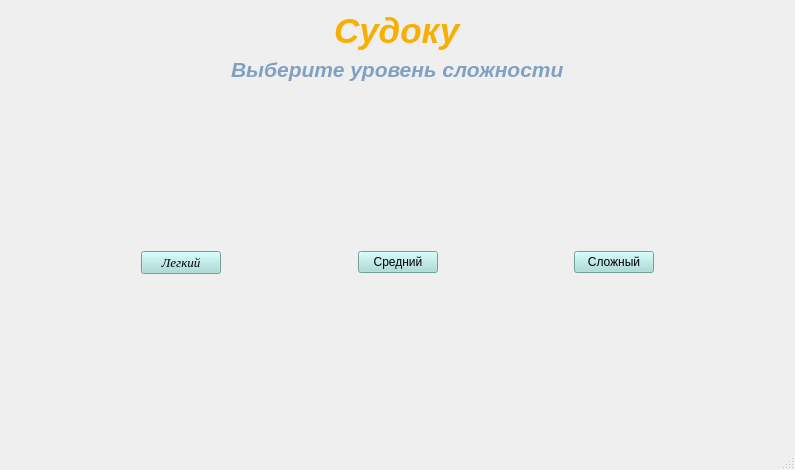
<?xml version="1.0" encoding="UTF-8"?>
<ui version="4.0">
 <class>MySudoku</class>
 <widget class="QMainWindow" name="MySudoku">
  <property name="geometry">
   <rect>
    <x>0</x>
    <y>0</y>
    <width>795</width>
    <height>470</height>
   </rect>
  </property>
  <property name="maximumSize">
   <size>
    <width>795</width>
    <height>470</height>
   </size>
  </property>
  <property name="windowTitle">
   <string>MySudoku</string>
  </property>
  <property name="windowIcon">
   <iconset>
    <normaloff>C:/Users/Татьяна/Downloads/icon.jpg</normaloff>C:/Users/Татьяна/Downloads/icon.jpg</iconset>
  </property>
  <property name="styleSheet">
   <string notr="true">backgrount-color: rgb(183, 255, 138)
</string>
  </property>
  <widget class="QWidget" name="centralWidget">
   <property name="autoFillBackground">
    <bool>false</bool>
   </property>
   <layout class="QGridLayout" name="gridLayout">
    <item row="0" column="0">
     <layout class="QVBoxLayout" name="verticalLayout">
      <item>
       <layout class="QHBoxLayout" name="horizontalLayout">
        <item>
         <spacer name="horizontalSpacer_4">
          <property name="orientation">
           <enum>Qt::Horizontal</enum>
          </property>
          <property name="sizeHint" stdset="0">
           <size>
            <width>40</width>
            <height>20</height>
           </size>
          </property>
         </spacer>
        </item>
        <item>
         <widget class="QLabel" name="label_3">
          <property name="styleSheet">
           <string notr="true">font: 14pt &quot;Times New Roman&quot;;</string>
          </property>
          <property name="text">
           <string>&lt;!DOCTYPE HTML PUBLIC &quot;-//W3C//DTD HTML 4.0//EN&quot; &quot;http://www.w3.org/TR/REC-html40/strict.dtd&quot;&gt;
&lt;html&gt;&lt;head&gt;&lt;meta name=&quot;qrichtext&quot; content=&quot;1&quot; /&gt;&lt;style type=&quot;text/css&quot;&gt;
p, li { white-space: pre-wrap; }
&lt;/style&gt;&lt;/head&gt;&lt;body style=&quot; font-family:'Times New Roman'; font-size:14pt; font-weight:400; font-style:normal;&quot;&gt;
&lt;p style=&quot; margin-top:0px; margin-bottom:0px; margin-left:0px; margin-right:0px; -qt-block-indent:0; text-indent:0px;&quot;&gt;&lt;span style=&quot; font-size:26pt; font-weight:600; font-style:italic; color:#f7af02;&quot;&gt;Судоку&lt;/span&gt;&lt;/p&gt;&lt;/body&gt;&lt;/html&gt;</string>
          </property>
          <property name="textFormat">
           <enum>Qt::AutoText</enum>
          </property>
         </widget>
        </item>
        <item>
         <spacer name="horizontalSpacer_3">
          <property name="orientation">
           <enum>Qt::Horizontal</enum>
          </property>
          <property name="sizeHint" stdset="0">
           <size>
            <width>108</width>
            <height>38</height>
           </size>
          </property>
         </spacer>
        </item>
       </layout>
      </item>
      <item>
       <layout class="QHBoxLayout" name="horizontalLayout_2">
        <item>
         <spacer name="horizontalSpacer">
          <property name="orientation">
           <enum>Qt::Horizontal</enum>
          </property>
          <property name="sizeHint" stdset="0">
           <size>
            <width>40</width>
            <height>20</height>
           </size>
          </property>
         </spacer>
        </item>
        <item>
         <widget class="QLabel" name="label_2">
          <property name="text">
           <string>&lt;!DOCTYPE HTML PUBLIC &quot;-//W3C//DTD HTML 4.0//EN&quot; &quot;http://www.w3.org/TR/REC-html40/strict.dtd&quot;&gt;
&lt;html&gt;&lt;head&gt;&lt;meta name=&quot;qrichtext&quot; content=&quot;1&quot; /&gt;&lt;style type=&quot;text/css&quot;&gt;
p, li { white-space: pre-wrap; }
&lt;/style&gt;&lt;/head&gt;&lt;body style=&quot; font-family:'MS Shell Dlg 2'; font-size:7.5pt; font-weight:400; font-style:normal;&quot;&gt;
&lt;p style=&quot; margin-top:0px; margin-bottom:0px; margin-left:0px; margin-right:0px; -qt-block-indent:0; text-indent:0px;&quot;&gt;&lt;span style=&quot; font-family:'Times New Roman'; font-size:16pt; font-weight:600; font-style:italic; color:#80a1c1;&quot;&gt;Выберите уровень сложности&lt;/span&gt;&lt;/p&gt;&lt;/body&gt;&lt;/html&gt;</string>
          </property>
         </widget>
        </item>
        <item>
         <spacer name="horizontalSpacer_2">
          <property name="orientation">
           <enum>Qt::Horizontal</enum>
          </property>
          <property name="sizeHint" stdset="0">
           <size>
            <width>40</width>
            <height>20</height>
           </size>
          </property>
         </spacer>
        </item>
       </layout>
      </item>
      <item>
       <spacer name="verticalSpacer_2">
        <property name="orientation">
         <enum>Qt::Vertical</enum>
        </property>
        <property name="sizeHint" stdset="0">
         <size>
          <width>20</width>
          <height>40</height>
         </size>
        </property>
       </spacer>
      </item>
      <item>
       <layout class="QHBoxLayout" name="horizontalLayout_4">
        <item>
         <spacer name="horizontalSpacer_5">
          <property name="orientation">
           <enum>Qt::Horizontal</enum>
          </property>
          <property name="sizeHint" stdset="0">
           <size>
            <width>40</width>
            <height>20</height>
           </size>
          </property>
         </spacer>
        </item>
        <item>
         <widget class="QPushButton" name="pushButton">
          <property name="font">
           <font>
            <family>Times New Roman</family>
            <pointsize>10</pointsize>
            <weight>50</weight>
            <italic>true</italic>
            <bold>false</bold>
           </font>
          </property>
          <property name="styleSheet">
           <string notr="true">background-color: rgb(163, 220, 216);
font: italic 10pt &quot;Times New Roman&quot;;</string>
          </property>
          <property name="text">
           <string>Легкий</string>
          </property>
         </widget>
        </item>
        <item>
         <spacer name="horizontalSpacer_6">
          <property name="orientation">
           <enum>Qt::Horizontal</enum>
          </property>
          <property name="sizeHint" stdset="0">
           <size>
            <width>40</width>
            <height>20</height>
           </size>
          </property>
         </spacer>
        </item>
        <item>
         <widget class="QPushButton" name="pushButton_2">
          <property name="styleSheet">
           <string notr="true">background-color: rgb(163, 220, 216);
font: italic 10pt &quot;Times New Roman&quot;;</string>
          </property>
          <property name="text">
           <string>Средний</string>
          </property>
         </widget>
        </item>
        <item>
         <spacer name="horizontalSpacer_7">
          <property name="orientation">
           <enum>Qt::Horizontal</enum>
          </property>
          <property name="sizeHint" stdset="0">
           <size>
            <width>40</width>
            <height>20</height>
           </size>
          </property>
         </spacer>
        </item>
        <item>
         <widget class="QPushButton" name="pushButton_3">
          <property name="styleSheet">
           <string notr="true">background-color: rgb(163, 220, 216);
font: italic 10pt &quot;Times New Roman&quot;;</string>
          </property>
          <property name="text">
           <string>Сложный</string>
          </property>
         </widget>
        </item>
        <item>
         <spacer name="horizontalSpacer_8">
          <property name="orientation">
           <enum>Qt::Horizontal</enum>
          </property>
          <property name="sizeHint" stdset="0">
           <size>
            <width>40</width>
            <height>20</height>
           </size>
          </property>
         </spacer>
        </item>
       </layout>
      </item>
      <item>
       <spacer name="verticalSpacer_4">
        <property name="orientation">
         <enum>Qt::Vertical</enum>
        </property>
        <property name="sizeHint" stdset="0">
         <size>
          <width>20</width>
          <height>40</height>
         </size>
        </property>
       </spacer>
      </item>
     </layout>
    </item>
   </layout>
  </widget>
  <widget class="QMenuBar" name="menuBar">
   <property name="geometry">
    <rect>
     <x>0</x>
     <y>0</y>
     <width>795</width>
     <height>25</height>
    </rect>
   </property>
  </widget>
  <widget class="QStatusBar" name="statusBar"/>
 </widget>
 <layoutdefault spacing="6" margin="11"/>
 <resources/>
 <connections/>
</ui>
